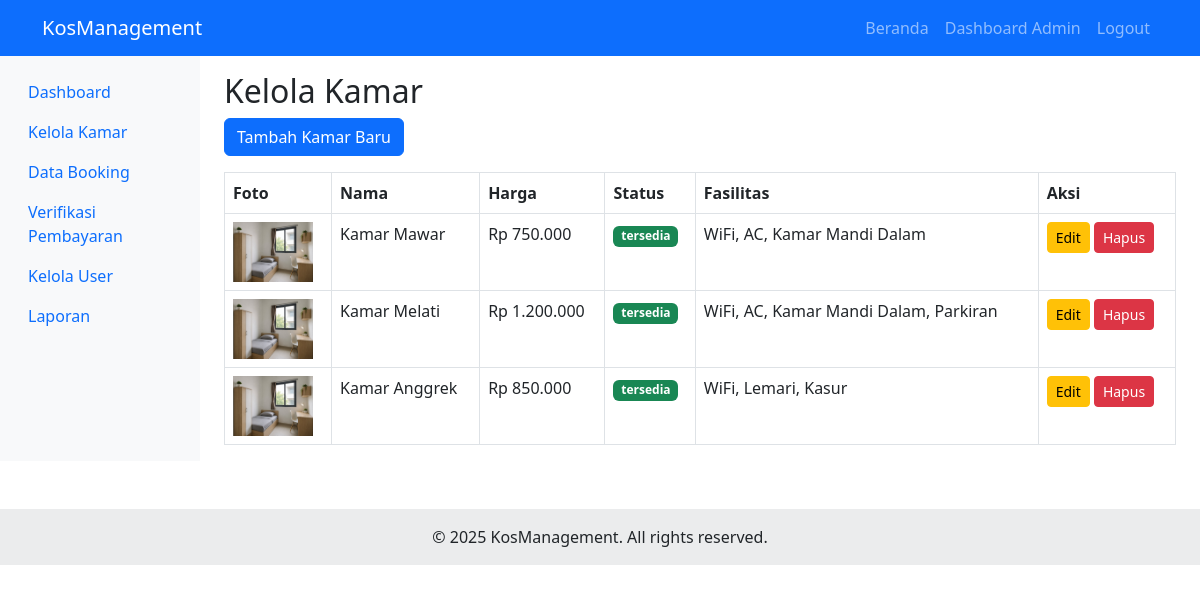
The page /admin/kamar.php (signed in) on the database its author committed.
### tables this page shows
CREATE TABLE `kamar` (
  `id_kamar` int(11) NOT NULL AUTO_INCREMENT,
  `nama_kamar` varchar(100) NOT NULL,
  `deskripsi` text DEFAULT NULL,
  `harga` decimal(10,2) NOT NULL,
  `ukuran` varchar(50) DEFAULT NULL,
  `status_kamar` enum('tersedia','dipesan','terisi') DEFAULT 'tersedia',
  `foto` varchar(255) DEFAULT NULL,
  `created_at` timestamp NOT NULL DEFAULT current_timestamp(),
  PRIMARY KEY (`id_kamar`)
);

### admin/kamar.php (the view, shortened to what this page needs)
<?php
$db = (new Database())->getConnection();
$kamar_list = $db->query("SELECT k.*, GROUP_CONCAT(f.nama_fasilitas SEPARATOR ', ') AS fasilitas
                         FROM kamar k LEFT JOIN kamar_fasilitas kf ON k.id_kamar=kf.id_kamar
                         LEFT JOIN fasilitas f ON kf.id_fasilitas=f.id_fasilitas
                         GROUP BY k.id_kamar ORDER BY k.created_at DESC")->fetchAll(PDO::FETCH_ASSOC);
?>
<!DOCTYPE html>
<html lang="id">
<head>
    <link href="https://cdn.jsdelivr.net/npm/bootstrap@5.3.0/dist/css/bootstrap.min.css" rel="stylesheet">
</head>
<body>
<?php include '../includes/navbar.php'; ?>
<div class="container-fluid">
    <div class="row">
        <?php include '../includes/sidebar_admin.php'; ?>
        <main class="col-md-10 ms-sm-auto px-md-4">
            <h2 class="mt-3">Kelola Kamar</h2>
            <button class="btn btn-primary mb-3" data-bs-toggle="modal" data-bs-target="#modalKamar">Tambah Kamar Baru</button>
            <table class="table table-bordered">
                <thead>
                    <tr><th>Foto</th><th>Nama</th><th>Harga</th><th>Status</th><th>Fasilitas</th><th>Aksi</th></tr>
                </thead>
                <tbody>
                <?php foreach ($kamar_list as $k): ?>
                    <tr>
                        <td><img src="../uploads/kamar/<?= htmlspecialchars($k['foto']) ?>" width="80"></td>
                        <td><?= htmlspecialchars($k['nama_kamar']) ?></td>
                        <td>Rp <?= number_format($k['harga'],0,',','.') ?></td>
                        <td><span class="badge bg-<?= $k['status_kamar']=='tersedia'?'success':($k['status_kamar']=='dipesan'?'warning':'danger') ?>"><?= $k['status_kamar'] ?></span></td>
                        <td><?= htmlspecialchars($k['fasilitas']??'-') ?></td>
                        <td>
                            <a href="?edit=<?= $k['id_kamar'] ?>" class="btn btn-sm btn-warning">Edit</a>
                            <a href="?hapus=<?= $k['id_kamar'] ?>" class="btn btn-sm btn-danger" onclick="return confirm('Hapus?')">Hapus</a>
                        </td>
                    </tr>
                <?php endforeach; ?>
                </tbody>
            </table>
        </main>
    </div>
</div>
<?php include '../includes/footer.php'; ?>
</body>
</html>

### includes/navbar.php (shortened to what this page needs)
<nav class="navbar navbar-expand-lg navbar-dark bg-primary">
  <div class="container">
    <a class="navbar-brand" href="<?= BASE_URL ?>">KosManagement</a>
    <div class="collapse navbar-collapse" id="navbarNav">
      <ul class="navbar-nav ms-auto">
        <li class="nav-item">
          <a class="nav-link" href="<?= BASE_URL ?>">Beranda</a>
        </li>
        <?php if(isset($_SESSION['user'])): ?>
          <?php if($_SESSION['user']['role'] == 'admin'): ?>
            <li class="nav-item"><a class="nav-link" href="<?= BASE_URL ?>admin/dashboard.php">Dashboard Admin</a></li>
          <?php else: ?>
            <li class="nav-item"><a class="nav-link" href="<?= BASE_URL ?>user/dashboard.php">Dashboard Saya</a></li>
          <?php endif; ?>
          <li class="nav-item"><a class="nav-link" href="<?= BASE_URL ?>auth/logout.php">Logout</a></li>
        <?php else: ?>
          <li class="nav-item"><a class="nav-link" href="<?= BASE_URL ?>auth/login.php">Login</a></li>
          <li class="nav-item"><a class="nav-link" href="<?= BASE_URL ?>auth/register.php">Daftar</a></li>
        <?php endif; ?>
      </ul>
    </div>
  </div>
</nav>

### includes/sidebar_admin.php
<?php
$current_page = basename($_SERVER['PHP_SELF']);
?>
<nav class="col-md-2 d-none d-md-block bg-light sidebar">
    <div class="position-sticky pt-3">
        <ul class="nav flex-column">
            <li class="nav-item">
                <a class="nav-link <?= $current_page == 'dashboard.php' ? 'active' : '' ?>" href="dashboard.php">Dashboard</a>
            </li>
            <li class="nav-item">
                <a class="nav-link <?= $current_page == 'kamar.php' ? 'active' : '' ?>" href="kamar.php">Kelola Kamar</a>
            </li>
            <li class="nav-item">
                <a class="nav-link <?= $current_page == 'booking.php' ? 'active' : '' ?>" href="booking.php">Data Booking</a>
            </li>
            <li class="nav-item">
                <a class="nav-link <?= $current_page == 'verifikasi.php' ? 'active' : '' ?>" href="verifikasi.php">Verifikasi Pembayaran</a>
            </li>
            <li class="nav-item">
                <a class="nav-link <?= $current_page == 'users.php' ? 'active' : '' ?>" href="users.php">Kelola User</a>
            </li>
            <li class="nav-item">
                <a class="nav-link <?= $current_page == 'laporan.php' ? 'active' : '' ?>" href="laporan.php">Laporan</a>
            </li>
        </ul>
    </div>
</nav>

### includes/footer.php
<footer class="bg-light text-center text-lg-start mt-5">
  <div class="text-center p-3" style="background-color: rgba(0, 0, 0, 0.05);">
    © 2025 KosManagement. All rights reserved.
  </div>
</footer>

### rows shown on the page
kamar: foto (placeholder picture), nama_kamar "Kamar Mawar", harga "750.000", status_kamar "tersedia", fasilitas "WiFi, AC, Kamar Mandi Dalam"
kamar: foto (placeholder picture), nama_kamar "Kamar Melati", harga "1.200.000", status_kamar "tersedia", fasilitas "WiFi, AC, Kamar Mandi Dalam, Parkiran"
kamar: foto (placeholder picture), nama_kamar "Kamar Anggrek", harga "850.000", status_kamar "tersedia", fasilitas "WiFi, Lemari, Kasur"
